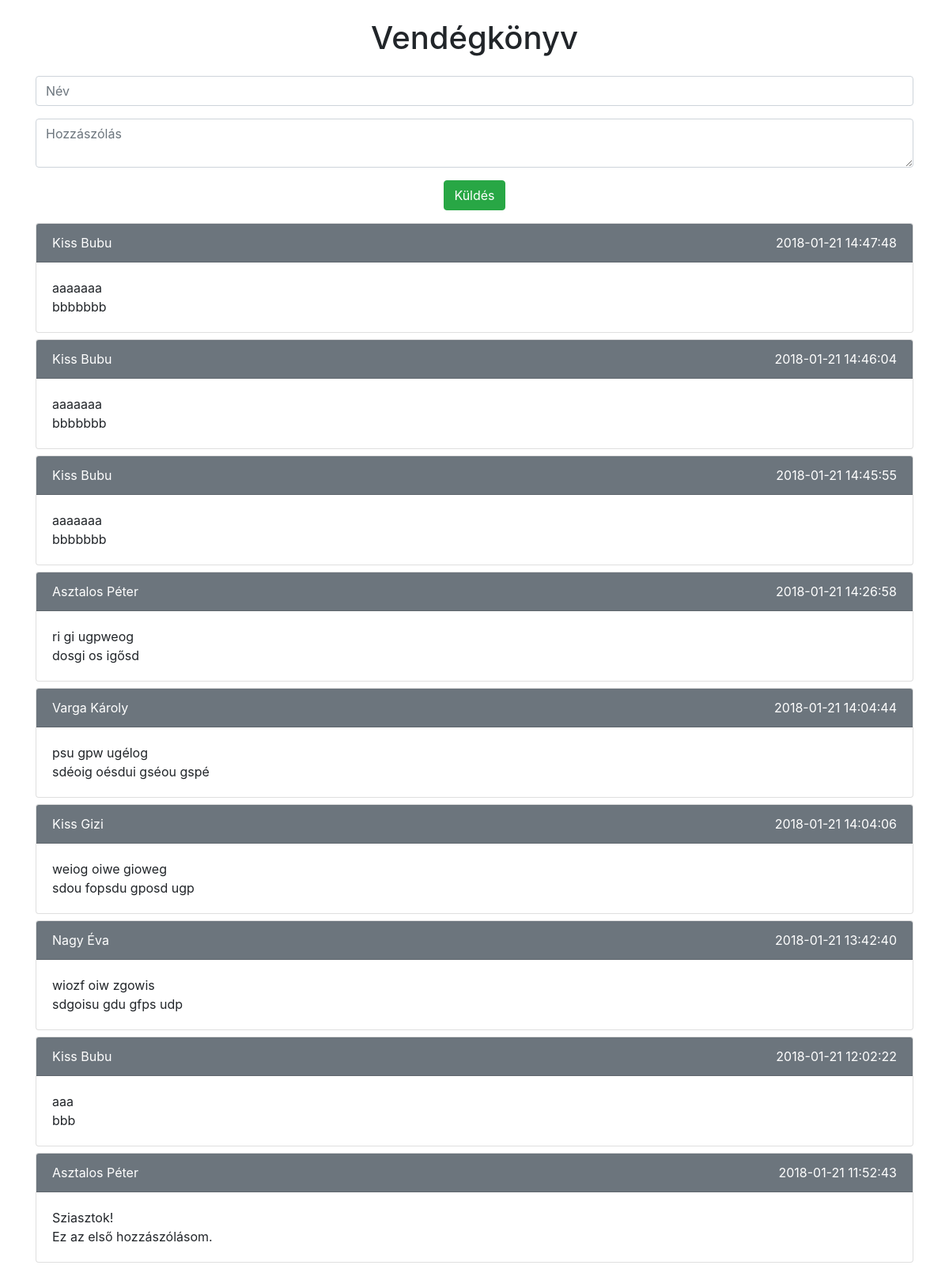
Screenshot of /vendegkonyv/index.php with the database file from the repository.
### tables this page shows
CREATE TABLE `vendegkonyv` (
  `id` int(11) NOT NULL,
  `datum` datetime NOT NULL DEFAULT CURRENT_TIMESTAMP,
  `nev` varchar(50) NOT NULL,
  `hozzaszolas` text NOT NULL
);

### vendegkonyv/index.php (the view, shortened to what this page needs)
<?php
    require_once 'db-connect.php';
    $sql = "select datum, nev, hozzaszolas from vendegkonyv order by id desc";
    $table = mysqli_query($dbc, $sql);
?>
<!DOCTYPE html>
<html>
    <head>
        <link href="bootstrap-4/css/bootstrap.min.css" rel="stylesheet" type="text/css">
    </head>
    <body>
        <div class="container">
            <h1 class="text-center my-4">Vendégkönyv</h1>
            <div class="form-group">
                <input class="form-control" type="text" id="nev" name="nev" placeholder="Név" required autofocus>
            </div>
            <div class="form-group">
                <textarea class="form-control" id="hozzaszolas" name="hozzaszolas" placeholder="Hozzászólás" required></textarea>
            </div>
            <div class="form-group text-center">
                <button id="btnKuldes" class="btn btn-success">Küldés</button>
            </div>
<?php
            while (list($datum, $nev, $hozzaszolas) = mysqli_fetch_row($table)) {
?>
                <div class="card my-2">
                    <div class="card-header bg-secondary text-white">
                        <div class="row">
                            <div class="col-6"><?php echo $nev; ?></div>
                            <div class="col-6 text-right"><?php echo $datum; ?></div>
                        </div>
                    </div>
                    <div class="card-body"><?php echo str_replace("&#10;", "<br>", $hozzaszolas); ?></div>
                </div>
<?php
            }
?>
        </div>
    </body>
</html>

### rows the page displays
vendegkonyv: nev "Kiss Bubu", datum "2018-01-21 14:47:48", hozzaszolas "aaaaaaa bbbbbbb"
vendegkonyv: nev "Kiss Bubu", datum "2018-01-21 14:46:04", hozzaszolas "aaaaaaa bbbbbbb"
vendegkonyv: nev "Kiss Bubu", datum "2018-01-21 14:45:55", hozzaszolas "aaaaaaa bbbbbbb"
vendegkonyv: nev "Asztalos Péter", datum "2018-01-21 14:26:58", hozzaszolas "ri gi ugpweog dosgi os igősd"
vendegkonyv: nev "Varga Károly", datum "2018-01-21 14:04:44", hozzaszolas "psu gpw ugélog sdéoig oésdui gséou gspé"
vendegkonyv: nev "Kiss Gizi", datum "2018-01-21 14:04:06", hozzaszolas "weiog oiwe gioweg sdou fopsdu gposd ugp"
vendegkonyv: nev "Nagy Éva", datum "2018-01-21 13:42:40", hozzaszolas "wiozf oiw zgowis sdgoisu gdu gfps udp"
vendegkonyv: nev "Kiss Bubu", datum "2018-01-21 12:02:22", hozzaszolas "aaa bbb"
vendegkonyv: nev "Asztalos Péter", datum "2018-01-21 11:52:43", hozzaszolas "Sziasztok! Ez az első hozzászólásom."
